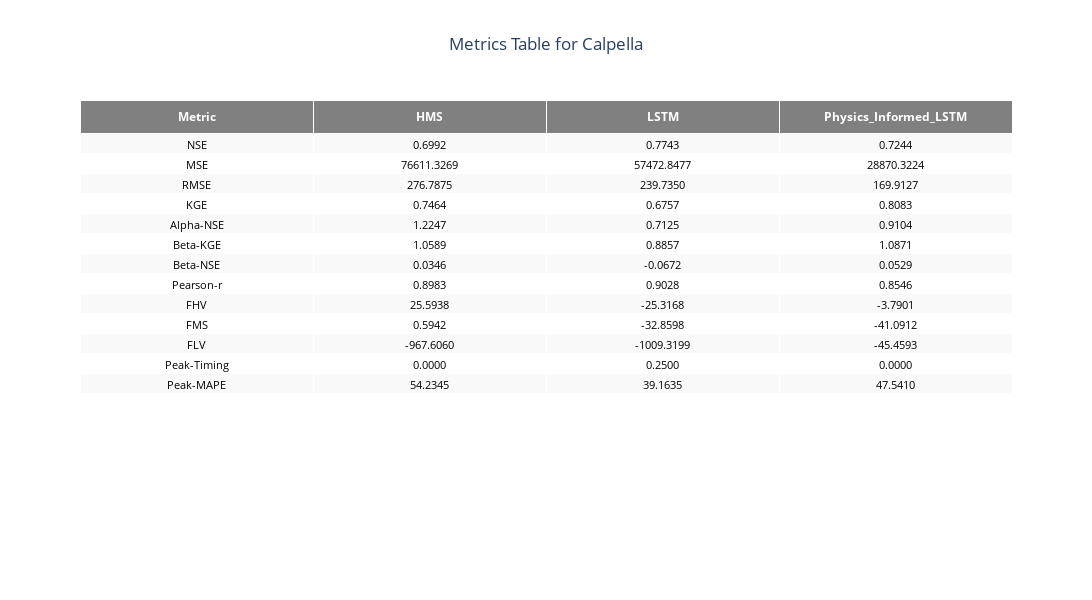

Here is the notebook cell this chart was saved with:
### Code cell
calpella_table = create_metrics_table(calpella_metrics_df, "Metrics Table for Calpella")
calpella_table.show()

### Figure 1 — Plotly figure (JSON) as saved in the notebook; plotly's stock layout.template omitted (floating-point values rounded to 4 significant figures)
{"data": [{"cells": {"align": "center", "fill": {"color": [["#F9F9F9", "#FFFFFF", "#F9F9F9", "#FFFFFF", "#F9F9F9", "#FFFFFF", "#F9F9F9", "#FFFFFF", "#F9F9F9", "#FFFFFF", "#F9F9F9", "#FFFFFF", "#F9F9F9", "#F9F9F9", "#FFFFFF", "#F9F9F9", "#FFFFFF", "#F9F9F9", "#FFFFFF", "#F9F9F9", "#FFFFFF", "#F9F9F9", "#FFFFFF", "#F9F9F9", "#FFFFFF", "#F9F9F9", "#F9F9F9", "#FFFFFF", "#F9F9F9", "#FFFFFF", "#F9F9F9", "#FFFFFF", "#F9F9F9", "#FFFFFF", "#F9F9F9", "#FFFFFF", "#F9F9F9", "#FFFFFF", "#F9F9F9"]]}, "font": {"color": "black", "size": 11}, "format": [null, ".4f", ".4f", ".4f"], "values": [["NSE", "MSE", "RMSE", "KGE", "Alpha-NSE", "Beta-KGE", "Beta-NSE", "Pearson-r", "FHV", "FMS", "FLV", "Peak-Timing", "Peak-MAPE"], [0.6992, 76610.0, 276.8, 0.7464, 1.225, 1.059, 0.03458, 0.8983, 25.59, 0.5942, -967.6, 0, 54.23], [0.7743, 57470.0, 239.7, 0.6757, 0.7125, 0.8857, -0.06716, 0.9028, -25.32, -32.86, -1009.0, 0.25, 39.16], [0.7244, 28870.0, 169.9, 0.8083, 0.9104, 1.087, 0.05294, 0.8546, -3.79, -41.09, -45.46, 0, 47.54]]}, "header": {"align": "center", "fill": {"color": "grey"}, "font": {"color": "white", "size": 12}, "values": ["<b>Metric</b>", "<b>HMS</b>", "<b>LSTM</b>", "<b>Physics_Informed_LSTM</b>"]}, "type": "table"}], "layout": {"height": 600, "title": {"text": "Metrics Table for Calpella", "x": 0.5}, "width": 1200}}
